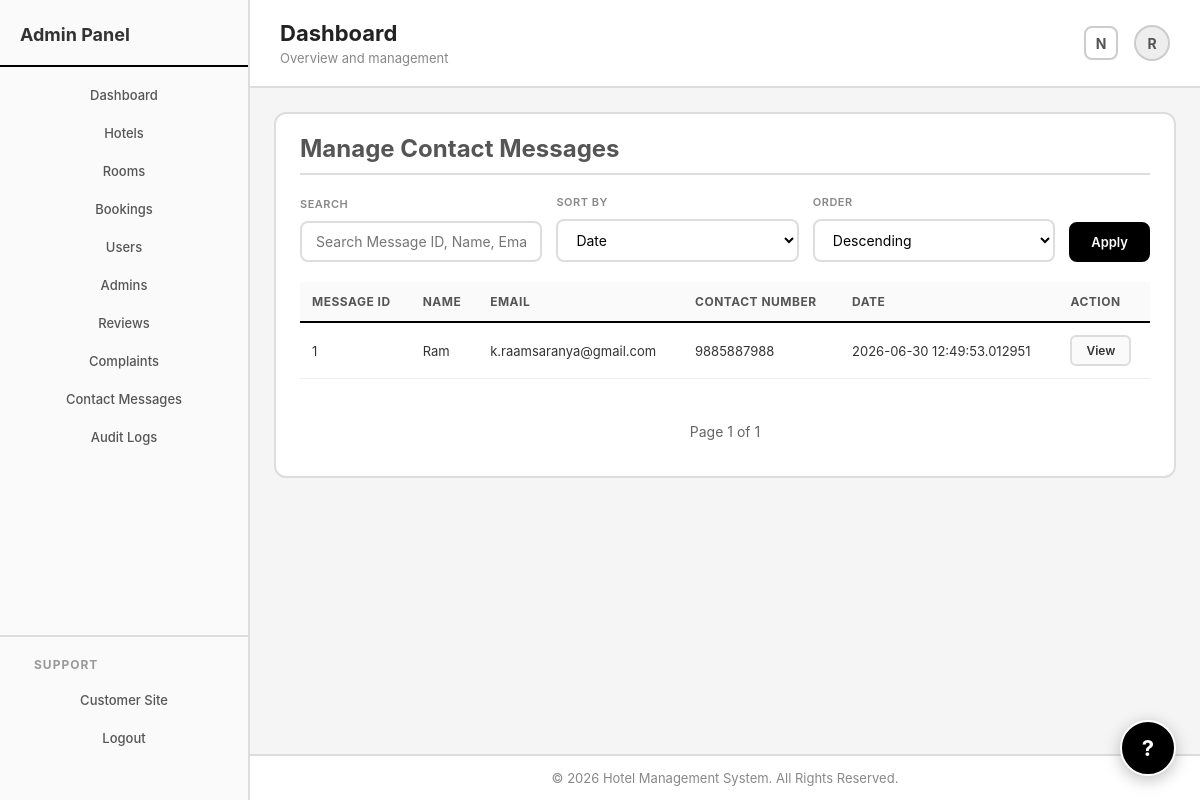
The page /admin/manage_contact_messages (signed in) on the database its author committed.
### hotel/models.py (models this page shows, shortened)
class User(db.Model,UserMixin):
    user_id=db.Column(db.Integer,primary_key=True,)
    username=db.Column(db.String(50),unique=True,index=True,nullable=False)
    password=db.Column(db.String(70),nullable=False)
    email=db.Column(db.String(50),unique=True,index=True,nullable=False)
    role=db.Column(db.String(15),index=True,nullable=False,default="customer")
    account_status=db.Column(db.String(20),index=True,nullable=False,default="ACTIVE")
    created_date_time=db.Column(db.DateTime,index=True,nullable=False,default=datetime.utcnow)
    deleted_at=db.Column(db.DateTime,index=True,nullable=True,default=None)
    customer_details=db.relationship("Customer_Details",backref="user",uselist=False)
    booking_records=db.relationship("Booking",backref="user")
    guests=db.relationship("Guest",backref="user")
    reviews=db.relationship("Review",backref="user")
    complaints=db.relationship("Complaint",backref="user")
    audit_logs=db.relationship("AuditLog",backref="user")
    created_rooms=db.relationship("Room",foreign_keys="Room.created_by",backref="admin_creator")
    updated_rooms=db.relationship("Room",foreign_keys="Room.updated_by",backref="admin_updater")

class ContactMessage(db.Model):
    message_id=db.Column(db.Integer,primary_key=True)
    name=db.Column(db.String(50),nullable=False,index=True)
    contact_number=db.Column(db.String(20),nullable=False,index=True)
    email=db.Column(db.String(50),nullable=False,index=True)
    message=db.Column(db.Text,nullable=False)
    date_time=db.Column(db.DateTime,nullable=False,index=True,default=datetime.utcnow)

### hotel/routes/admin_routes.py (the view, shortened to what this page needs)
@app.route("/admin/manage_contact_messages")
@login_required
def manage_contact_messages():
    if current_user.role!="admin":
        flash("Access Denied","danger")
        return redirect(url_for("home"))
    query=ContactMessage.query
    search=request.args.get("search","").strip()
    selected_sort=request.args.get("sort_by","date_time")
    selected_direction=request.args.get("direction","desc")
    page=request.args.get("page",1,type=int)
    if selected_sort=="name":
        field=ContactMessage.name
    else:
        field=ContactMessage.date_time
    if selected_direction=="asc":
        query=query.order_by(field.asc())
    else:
        query=query.order_by(field.desc())
    messages=query.paginate(page=page,per_page=10)
    return render_template(
        "admin/manage_contact_messages.html",
        messages=messages,
        search=search,
        selected_sort=selected_sort,
        selected_direction=selected_direction
    )

### hotel/models.py (called while the page is built)
@login_manager.user_loader
def load_user(user_id):
    return User.query.get(int(user_id))

### hotel/templates/admin/manage_contact_messages.html (shortened to what this page needs)
{% extends "layouts/admin_layout.html" %}
{% block content %}
<div class="admin-page">
    <div class="admin-card">
        <h1 class="admin-heading">Manage Contact Messages</h1>
        <form method="GET">
            <div class="form-field">
                <label class="form-label">Search</label>
                <input class="form-input" type="text" name="search" placeholder="Search Message ID, Name, Email"
                    value="{{search}}">
            </div>
            <div class="form-field">
                <label class="form-label">Sort By</label>
                <select class="form-input" name="sort_by">
                    <option value="date_time" {% if selected_sort=="date_time" %}selected{% endif %}>Date</option>
                </select>
            </div>
            <div class="form-field">
                <label class="form-label">Order</label>
                <select class="form-input" name="direction">
                    <option value="desc" {% if selected_direction=="desc" %}selected{% endif %}>Descending</option>
                </select>
            </div>
            <div class="form-actions">
                <input class="primary-button" type="submit" value="Apply">
            </div>
        </form>
        {% if messages.items %}
        <table class="booking-table">
            <tr>
                <th>Message ID</th>
                <th>Name</th>
                <th>Email</th>
                <th>Contact Number</th>
                <th>Date</th>
                <th>Action</th>
            </tr>
            {% for message in messages.items %}
            <tr>
                <td>{{message.message_id}}</td>
                <td>{{message.name}}</td>
                <td>{{message.email}}</td>
                <td>{{message.contact_number}}</td>
                <td>{{message.date_time}}</td>
                <td>
                    <a class="primary-button"
                        href="{{url_for('manage_contact_message',message_id=message.message_id)}}">View</a>
                </td>
            </tr>
            {% endfor %}
        </table>
        <div class="pagination">
            <span>Page {{messages.page}} of {{messages.pages}}</span>
        </div>
        {% else %}
        <h2>No Contact Messages Found</h2>
        {% endif %}
    </div>
</div>
{% endblock %}

### hotel/templates/layouts/admin_layout.html (shortened to what this page needs)
<!DOCTYPE html>
<html lang="en">
<head>
    <link rel="stylesheet" href="{{url_for('static',filename='css/style.css')}}">
</head>
<body>
    <div class="admin-layout">
        <aside class="admin-sidebar">
            <h2>Admin Panel</h2>
            <nav>
                <ul>
                    <li><a href="{{url_for('admin_dashboard')}}">Dashboard</a></li>
                    <li><a href="{{url_for('manage_hotels')}}">Hotels</a></li>
                    <li><a href="{{url_for('manage_rooms')}}">Rooms</a></li>
                    <li><a href="{{url_for('manage_bookings')}}">Bookings</a></li>
                    <li><a href="{{url_for('manage_users')}}">Users</a></li>
                    <li><a href="{{url_for('manage_admins')}}">Admins</a></li>
                    <li><a href="{{url_for('manage_reviews')}}">Reviews</a></li>
                    <li><a href="{{url_for('manage_complaints')}}">Complaints</a></li>
                    <li><a href="{{url_for('manage_contact_messages')}}">Contact Messages</a></li>
                    <li><a href="{{url_for('manage_audit_logs')}}">Audit Logs</a></li>
                </ul>
            </nav>
            <div class="sidebar-bottom">
                <h3>Support</h3>
                <nav>
                    <ul>
                        <li><a href="{{url_for('home')}}">Customer Site</a></li>
                        <li><a href="{{url_for('logout')}}">Logout</a></li>
                    </ul>
                </nav>
            </div>
        </aside>
        <div class="admin-main">
            <header class="admin-header">
                <div class="admin-header-left">
                    <h1>{% block admin_title %}Dashboard{% endblock %}</h1>
                    <p>{% block admin_subtitle %}Overview and management{% endblock %}</p>
                </div>
                <div class="admin-header-right">
                    <span class="notification-icon" title="Notifications">N</span>
                    <div class="avatar">
                        {% if current_user.is_authenticated %}
                        {{current_user.username[0]|upper}}
                        {% else %}
                        A
                        {% endif %}
                    </div>
                </div>
            </header>
            <main class="admin-content">
                {% block content %}
                {% endblock %}
            </main>
            <footer class="admin-footer">
                <p>&copy; 2026 Hotel Management System. All Rights Reserved.</p>
            </footer>
        </div>
    </div>
    <a href="{{url_for('home')}}#contact" class="support-float-button" title="Contact Support">?</a>
</body>
</html>

### rows shown on the page
User: username "R"
ContactMessage: message_id "1", name "Ram", email "k.raamsaranya@gmail.com", contact_number "9885887988", date_time "2026-06-30 12:49:53.012951"

### other values the page prints
{{ messages.page }} "1"
{{ messages.pages }} "1"
